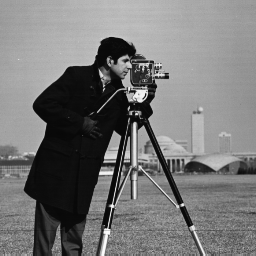
#> input picture pract/cameraman.tif, 256 x 256 px
$ python 1.py
#> lines starting #> are read from the running program, lines starting #| are printed output that depends on the picture
import numpy as np

import cv2

from pylab import *
import collections
import matplotlib.pyplot as plt

img=cv2.imread("cameraman.tif",0)
#> img is the input picture: shape (256, 256); min 7, max 253, mean 118.7


CB=np.zeros(img.shape,dtype=float64)


for u in range(img.shape[0]):
	for x in range(img.shape[0]):
		if u==0:
			CB[u][x]=np.sqrt(1/img.shape[0])*(np.cos((2*x+1)*np.pi*u/(2*img.shape[0])))
		else:
			CB[u][x]=np.sqrt(2/img.shape[0])*(np.cos((2*x+1)*np.pi*u/(2*img.shape[0])))
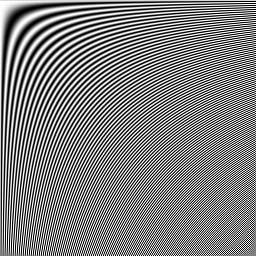
#> CB: shape (256, 256) float64; min -0.0884, max 0.0884, mean 0.000244; drawn with min black and max white


DCT=np.dot(np.dot(CB,img),np.transpose(CB))
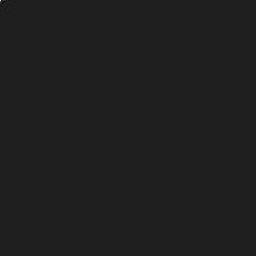
#> DCT: shape (256, 256) float64; min -4225.8, max 30393.5, mean 0.6; drawn with min black and max white


Q=np.zeros(img.shape)
for u in range(img.shape[0]):
	for v in range(img.shape[1]):
		Q[u][v]=1+u+v
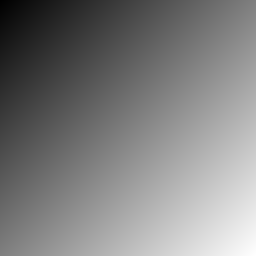
#> Q: shape (256, 256) float64; min 1, max 511, mean 256; drawn with min black and max white

def flatten(x):
    if isinstance(x, collections.Iterable):
        return [a for i in x for a in flatten(i)]
    else:
        return [x]
def zigzag(img):
	rows=img.shape[0]
#> rows = 256
	columns=img.shape[1]
#> columns = 256
	solution=[[] for i in range(rows+columns-1)]
	for i in range(rows):
		for j in range(columns):
			sum=i+j
			if(sum%2 ==0):
				solution[sum].insert(0,img[i][j])
			else:
				solution[sum].append(img[i][j])
	return flatten(solution)

#> (the run stopped early here; a loop or call above may not have finished)
